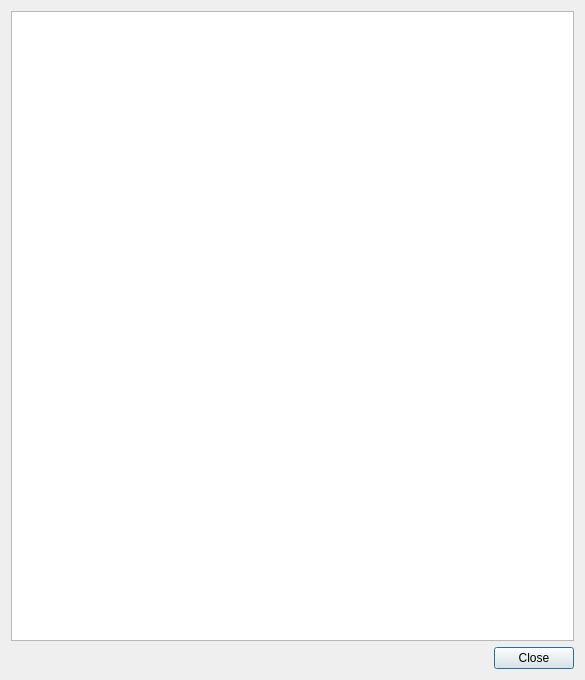
<?xml version="1.0" encoding="UTF-8"?>
<ui version="4.0">
 <class>LogDialog</class>
 <widget class="QDialog" name="LogDialog">
  <property name="geometry">
   <rect>
    <x>0</x>
    <y>0</y>
    <width>585</width>
    <height>680</height>
   </rect>
  </property>
  <property name="windowTitle">
   <string>CopyQ Log</string>
  </property>
  <layout class="QVBoxLayout" name="verticalLayout">
   <item>
    <widget class="QTextBrowser" name="textBrowserLog">
     <property name="readOnly">
      <bool>true</bool>
     </property>
    </widget>
   </item>
   <item>
    <widget class="QDialogButtonBox" name="buttonBox">
     <property name="orientation">
      <enum>Qt::Horizontal</enum>
     </property>
     <property name="standardButtons">
      <set>QDialogButtonBox::Close</set>
     </property>
    </widget>
   </item>
  </layout>
 </widget>
 <resources/>
 <connections>
  <connection>
   <sender>buttonBox</sender>
   <signal>accepted()</signal>
   <receiver>LogDialog</receiver>
   <slot>accept()</slot>
   <hints>
    <hint type="sourcelabel">
     <x>248</x>
     <y>254</y>
    </hint>
    <hint type="destinationlabel">
     <x>157</x>
     <y>274</y>
    </hint>
   </hints>
  </connection>
  <connection>
   <sender>buttonBox</sender>
   <signal>rejected()</signal>
   <receiver>LogDialog</receiver>
   <slot>reject()</slot>
   <hints>
    <hint type="sourcelabel">
     <x>316</x>
     <y>260</y>
    </hint>
    <hint type="destinationlabel">
     <x>286</x>
     <y>274</y>
    </hint>
   </hints>
  </connection>
 </connections>
</ui>
